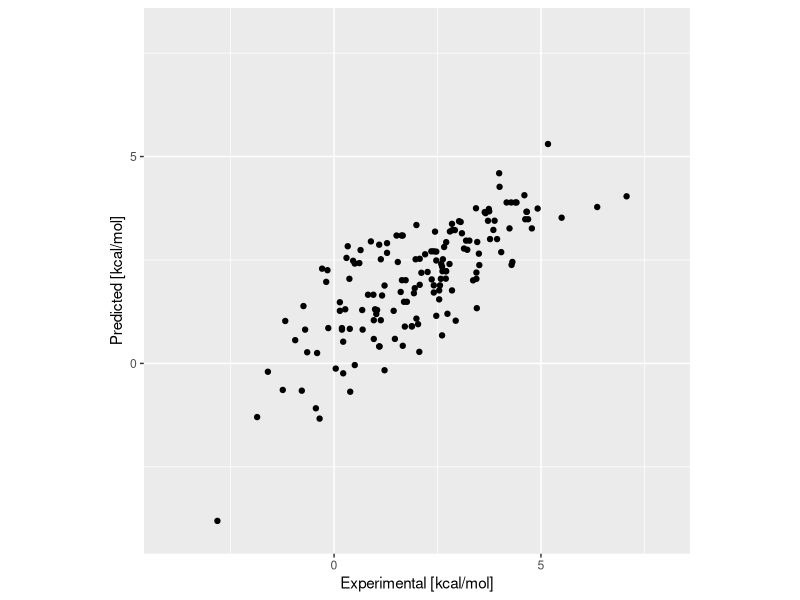
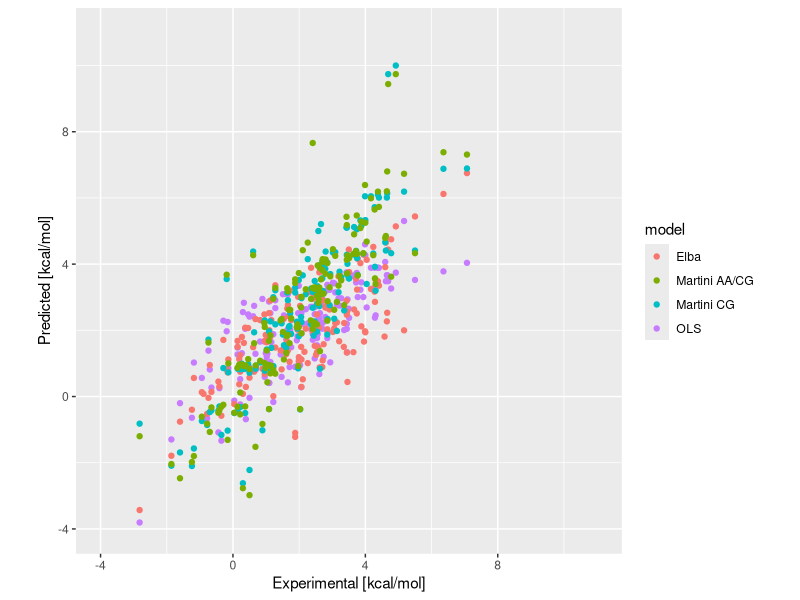

Recreate these plots in R, in order.
## ---- chunk 1
library(readxl)
data <- read_excel("../training.xlsx")
colnames(data)
## ---- chunk 2
data$HBonds<-data$HBD+data$HBA
data$Nonpolar<-data$CA/data$HA
## ---- chunk 3
ii<-read.table("../overlap.dat")
data2<-data[-ii$V1,]
## ---- chunk 4
mm<-lm(Partition~Weight+HBonds+Nonpolar,data=data2)
summary(mm)
## ---- chunk 5
minisota<-read_excel("../testing.xlsx")
minisota$HBonds<-minisota$HBD+minisota$HBA
minisota$Nonpolar<-minisota$CA/minisota$HA
f<-minisota[c("Partition")]
f$pred<-predict(mm, minisota[c("Weight","HBonds","Nonpolar")])
## ---- chunk 6
library(ggplot2)
qplot(Partition, pred, data=f, xlab="Experimental [kcal/mol]", ylab="Predicted [kcal/mol]", xlim=c(-4,8), ylim=c(-4,8)) + theme(aspect.ratio=1)
## ---- chunk 7
ols<-data.frame(exp=f$Partition,pred=f$pred,model="OLS")
elba<-read.table("elba.dat", col.names=c("exp","pred"))
elba$model<-"Elba"
martini1<-read.table("martini_cg.dat", col.names=c("exp","pred"))
martini1$model<-"Martini CG"
martini2<-read.table("martini_hybrid.dat", col.names=c("exp","pred"))
martini2$model<-"Martini AA/CG"
predictions<-rbind(ols, elba, martini1, martini2)
mad<-function(d) { return(mean(abs(d$pred-d$exp))) }
r2<-function(d) { return(cor(d$pred,d$exp)) }
lbl=c("OLS","Elba","Martini CG","Martini AA/CG")
r2s=c(r2(ols), r2(elba), r2(martini1), r2(martini2))
mads=c(mad(ols), mad(elba), mad(martini1), mad(martini2))
print(data.frame(Method=lbl,R2=round(r2s,2),MAD=round(mads,2)))
## ---- chunk 8
library(ggplot2)
ggplot(predictions, aes(x=exp, y=pred, color=model)) + geom_point() + xlab("Experimental [kcal/mol]") + ylab("Predicted [kcal/mol]") + xlim(-4,11) + ylim(-4,11) + theme(aspect.ratio=1)
